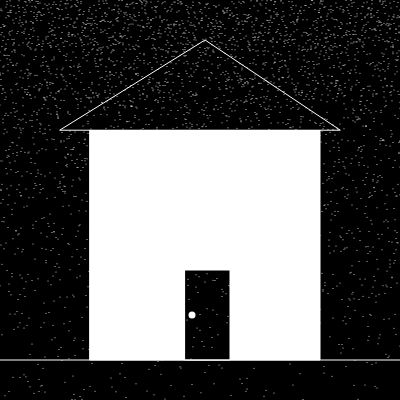
Frame 1 (no input)
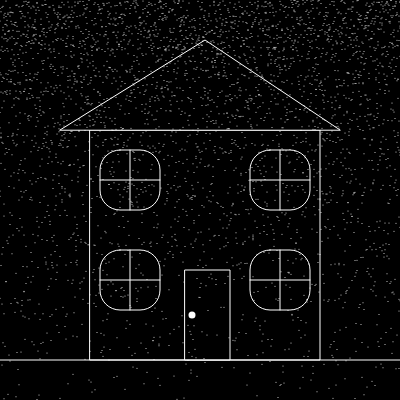
Frame 60 (no input)
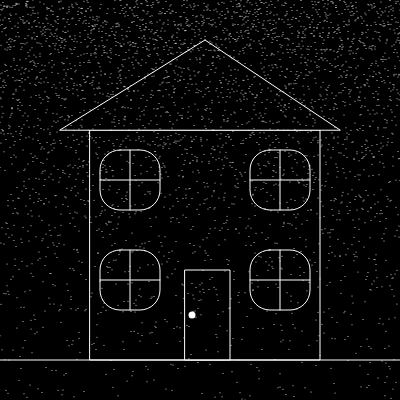
Frame 120 (the mouse pressed at the canvas centre since frame 60)

The p5.js sketch that drew these frames (run headless with seeded random() and noise() and a simulated clock; from frame 60 on, the mouse is pressed at the canvas centre):

// p5.js sketch
// ── sketch.js
function setup() {
  createCanvas(400, 400);
}

function draw() {
  background(0);
  strokeWeight(1)
  stroke(255)
  //The squares create the house and the windows, all of equal proportions to mimic a dollhouse. 
  square(90, 130, 230);
  square(100, 150, 60, 20);
    square(100, 250, 60, 20);
    square(250, 150, 60, 20);
  square(250, 250, 60, 20);
  //Second-floor window lines horizontal.
   line(100, 180, 160, 180);
   line(250, 180, 310, 180);
  //First-floor window lines horizontal. 
  line(100, 280, 160, 280);
   line(250, 280, 310, 280);
    //The roof is a triangle. I want to add tiles or texture in my first draft. 
  fill(0)
triangle(60,130, 205, 40,340, 130);
    //The door to the house. Oddly enough, it doesn't hyperlink to any of the rooms. The user can only access the family by peeking into the windows.
    //Second-floor window lines diagonal.
  line(130,150,130,210)
    line(280,150,280,210)
  //First-floor window lines diagonal.
  line(130,250,130,310)
    line(280,250,280,310)
rect(185, 270, 45, 90);
    strokeWeight(7)
  point(192, 315);
  //Front lawn, I eventually want to add floral patterns/texture. 
strokeWeight(1)
  line(0, 360, 400, 360);
  //Static gradiant.
    for (var x = 0; x <= width; x++) {
      stroke(255);
      point(x, random(height));
      point(x, random(50));
      point(x, random(100));
      point(x, random(150));
      point(x, random(200));
      point(x, random(250));
      point(x, random(300));
      point(x, random(350));
      point(x, random(400));
      //Possibly include forest/floral background. 
    }
}

// ── style.css
html, body {
  margin: 0;
  padding: 0;
}

h1 {
  text-align: left;
  color: black;
  font-family: 'Times New Roman';
}

}

canvas {
  display: block;
}
